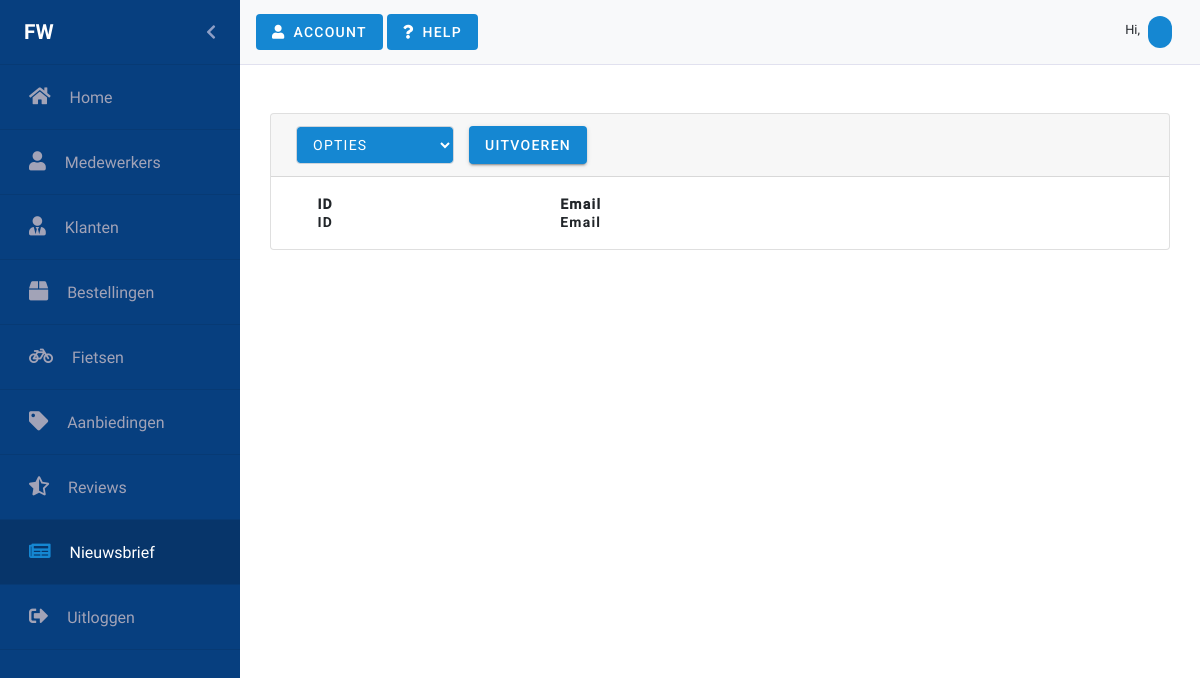
The app's page /nieuwsbrief.php, older data.
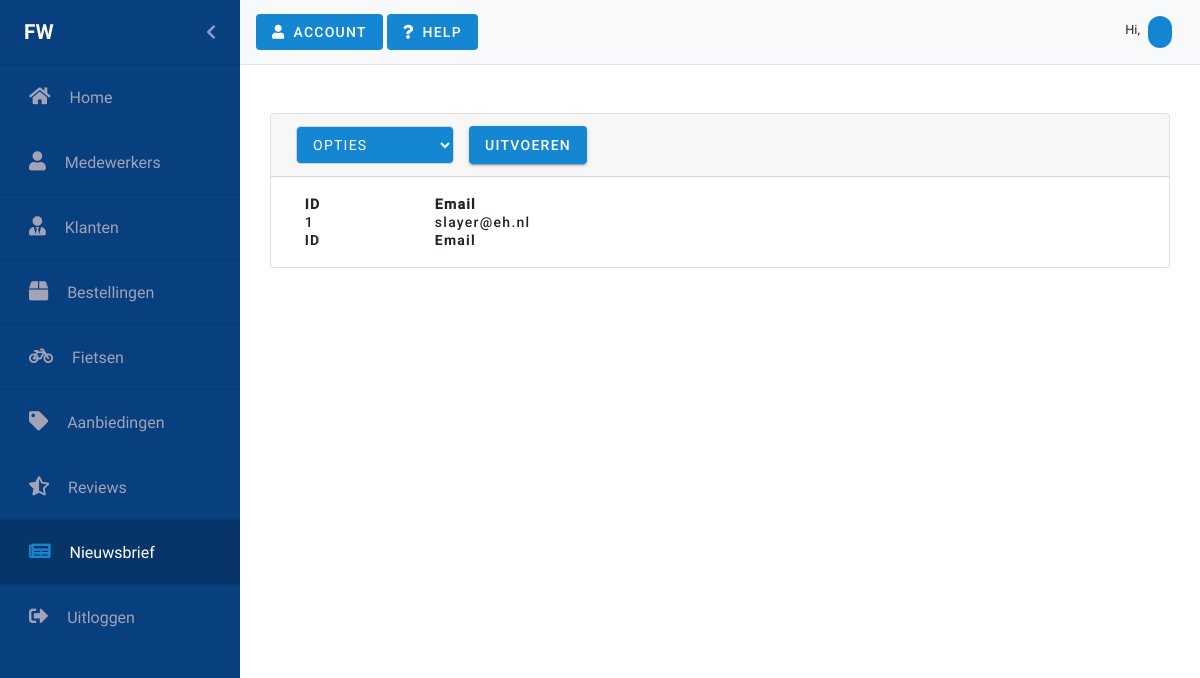
The same page, newer data.
### tables this page shows
CREATE TABLE `newsletter_receivers` (
  `receiver_id` int(11) NOT NULL,
  `email` varchar(60) NOT NULL
);

### nieuwsbrief.php (the view, shortened to what the changed rows need)
<?php
require_once("Controllers/dbconnect.php");
$records = $con->query("SELECT * FROM newsletter_receivers");
?>
<html lang="en">
<head>
    <link rel="stylesheet" href="https://stackpath.bootstrapcdn.com/bootstrap/4.3.1/css/bootstrap.min.css"
>
    <link href="css/Material/material-components-web.min.css" rel="stylesheet">
    <link rel="stylesheet" href="https://use.fontawesome.com/releases/v5.8.2/css/all.css"
          type='text/css' media='all'>
    <link rel="stylesheet" href="scss/backend.css">
    <link rel="stylesheet" href="css/Datatable/select.dataTables.min.css">
    <link rel="stylesheet" type="text/css" href="css/Datatable/datatables.min.css"/>
    <link rel="stylesheet" type="text/css" href="css/Animate/animate.css">
</head>
<body>
<div id="wrapper" class="toggled">
    <div class="row gebruikers">
        <div class="card text-black mb-5 mt-5">
            <div id="datatable-card" class="card-body-table">
                <table id="nieuwsbrief" class="table-card" style="width:100%">
                    <thead>
                    <tr>
                        <th></th>
                        <th>ID</th>
                        <th>Email</th>
                    </tr>
                    </thead>
                    <tbody>
                    <?php
                    while ($row = mysqli_fetch_array($records)) {
                        ?>
                        <tr>
                            <td></td>
                            <td><?php echo $row['receiver_id'] ?></td>
                            <td><?php echo $row['email'] ?></td>
                        </tr>
                        <?php
                    }
                    ?>
                    </tbody>
                    <tfoot>
                    <tr>
                        <th></th>
                        <th>ID</th>
                        <th>Email</th>
                    </tr>
                    </tfoot>
                </table>
            </div>
        </div>
    </div>
</body>
</html>

Row changes from the older to the newer data that the page shows:
added newsletter_receivers: receiver_id "1", email "slayer@eh.nl"
